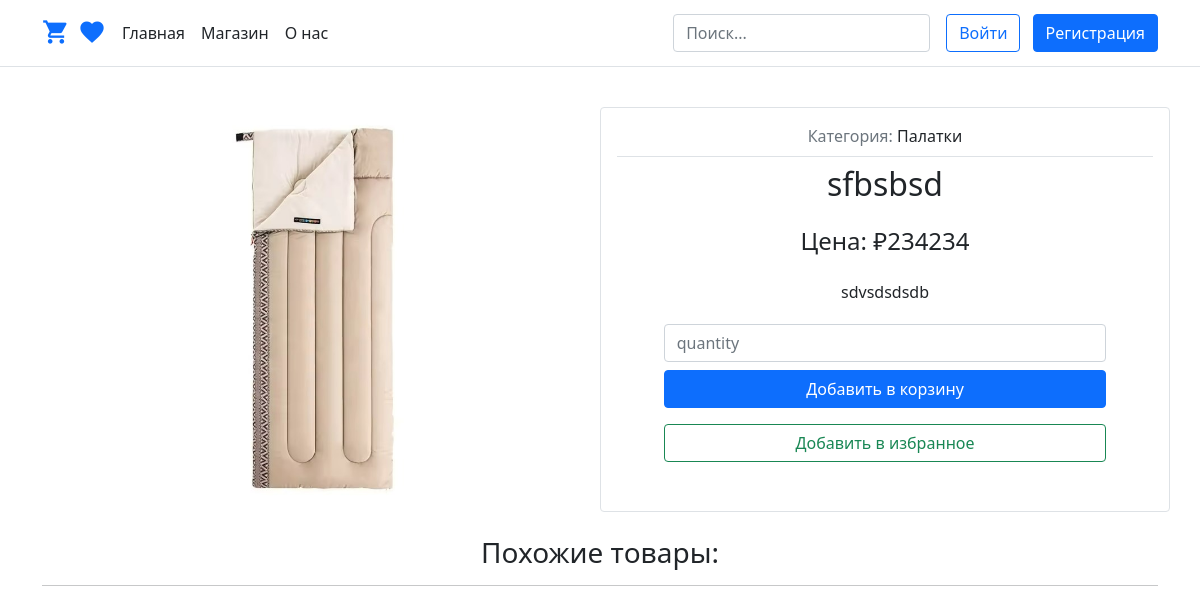
Page /sfbsbsd on the earlier database version.
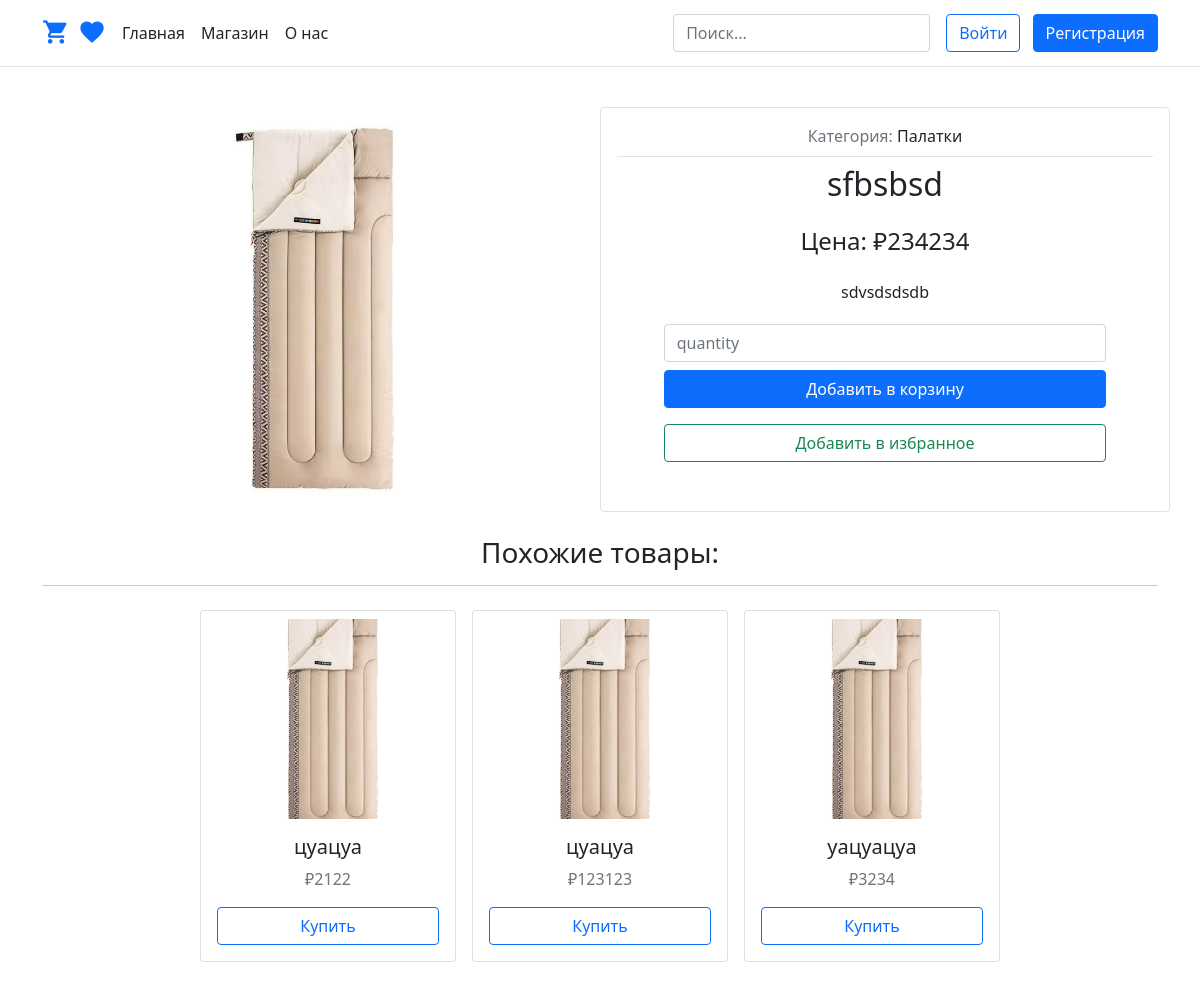
Same page on the later database version.
### shop/models.py (models this page shows, shortened)
class Product(models.Model):
    category = models.ForeignKey(Category, on_delete=models.CASCADE, related_name='products')
    image = models.ImageField(upload_to='products')
    title = models.CharField(max_length=250)
    description = models.TextField()
    price = models.IntegerField()
    date_created = models.DateTimeField(auto_now_add=True)
    slug = models.SlugField(unique=True, blank=True)
    class Meta:
        ordering = ('-date_created',)
    def get_absolute_url(self):
        return reverse('shop:product_detail', kwargs={'slug': self.slug})

### shop/views.py (the view)
# urls.py: path('<slug:slug>', views.product_detail, name='product_detail'),
def product_detail(request, slug):
	form = QuantityForm()
	product = get_object_or_404(Product, slug=slug)
	related_products = Product.objects.filter(category=product.category).all()[:5]
	context = {
		'title': product.title,
		'product': product,
		'form': form,
		'favorites': 'favorites',
		'related_products': related_products
	}
	if request.user.is_authenticated and request.user.likes.filter(id=product.id).first():
		context['favorites'] = 'remove'
	return render(request, 'product_detail.html', context)

### cart/forms.py
class QuantityForm(forms.Form):
    quantity = forms.IntegerField(label='',
        min_value=1, max_value=9, widget=forms.NumberInput(
            attrs={'class': 'form-control mt-1','placeholder': 'quantity'}
        )
    )

### cart/utils/cart.py (called while the page is built)
    def __iter__(self):
        product_ids = self.cart.keys()
        products = Product.objects.filter(id__in=product_ids)
        cart = self.cart.copy()
        for product in products:
            cart[str(product.id)]['product'] = product
        for item in cart.values():
            item['total_price'] = int(item['price']) * int(item['quantity'])
            yield item

    def add_cart_session(self):
        cart = self.session.get(CART_SESSION_ID)
        if not cart:
            cart = self.session[CART_SESSION_ID] = {}
        return cart

### online_shop/context_processors.py (called while the page is built)
def return_cart(request):
    cart = len(list(Cart(request)))
    return {'cart_count': cart}

def return_categories(request):
    categories = Category.objects.all()
    return {'categories': categories}

### shop/models.py (called while the page is built)
    def __str__(self):
        return self.title

### shop/templates/product_detail.html (shortened to what this page needs)
{% extends 'base.html' %}
{% block content %}
<div class="container">
    <div class="row mb-3 mt-4 justify-content-center">
        <div class="col-12 col-md-6 mb-3 mb-md-0 text-center">
            <img style="object-fit: cover; width: 100%; max-width: 400px; height: auto;" class="rounded img-fluid" src="{{ product.image.url }}" alt="{{ product.title }}">
        </div>
        <div class="col-12 col-md-6 p-3 border rounded">
            <div class="border-bottom mb-2 pb-2 text-center">
                <span class="text-muted">Категория:</span>
                <a class="text-decoration-none text-dark" href="{% url 'shop:filter_by_category' product.category.slug %}">{{ product.category }}</a>
            </div>
            <h2 class="text-center">{{ product.title }}</h2>
            <h4 class="mt-4 text-dark text-center">Цена: ₽{{ product.price }}</h4>
            <div class="mt-4 mb-3 text-center">{{ product.description|linebreaksbr }}</div>
            <div class="row justify-content-center">
                <div class="col-12 col-sm-10">
                    <form method="post" action="{% url 'cart:add_to_cart' product.id %}" class="text-center">
                        <div class="form-group text-center">
                            {{ form }}
                        </div>
                        <input type="submit" class="btn btn-primary mt-2 w-100" value="Добавить в корзину">
                    </form>
                    <div class="mt-3">
                        {% if favorites == 'remove' %}
                            <a href="{% url 'shop:remove_from_favorites' product.id %}" class="btn btn-outline-danger w-100">
                                Удалить из избранного
                            </a>
                        {% else %}
                            <a href="{% url 'shop:add_to_favorites' product.id %}" class="btn btn-outline-success w-100">
                                Добавить в избранное
                            </a>
                        {% endif %}
                    </div>
                </div>
            </div>
        </div>
    </div>
    <div class="row mt-4 mb-4">
        <div class="col-12 text-center">
            <h3 class="mb-3">Похожие товары:</h3>
            <hr class="mb-4">
        </div>
        <div class="d-flex flex-wrap justify-content-center">
            {% for p in related_products %}
                {% if p != product %}
                    <div class="card mx-2 mb-3" style="width: 100%; max-width: 16rem;">
                        <img style="object-fit: cover; height: 200px;" class="card-img-top mt-2 img-fluid" src="{{ p.image.url }}" alt="{{ p.title }}">
                        <div class="card-body text-center d-flex flex-column">
                            <h5 class="card-title">{{ p.title }}</h5>
                            <p class="text-muted">₽{{ p.price }}</p>
                            <a href="{{ p.get_absolute_url }}" class="btn btn-outline-primary w-100 mt-auto">Купить</a>
                        </div>
                    </div>
                {% endif %}
            {% endfor %}
        </div>
    </div>
</div>
{% endblock %}

Differences in the rows shown:
added Product: image (picture), title "цуацуа", price "2122"
added Product: image (picture), title "цуацуа", price "123123"
added Product: image (picture), title "уацуацуа", price "3234"
